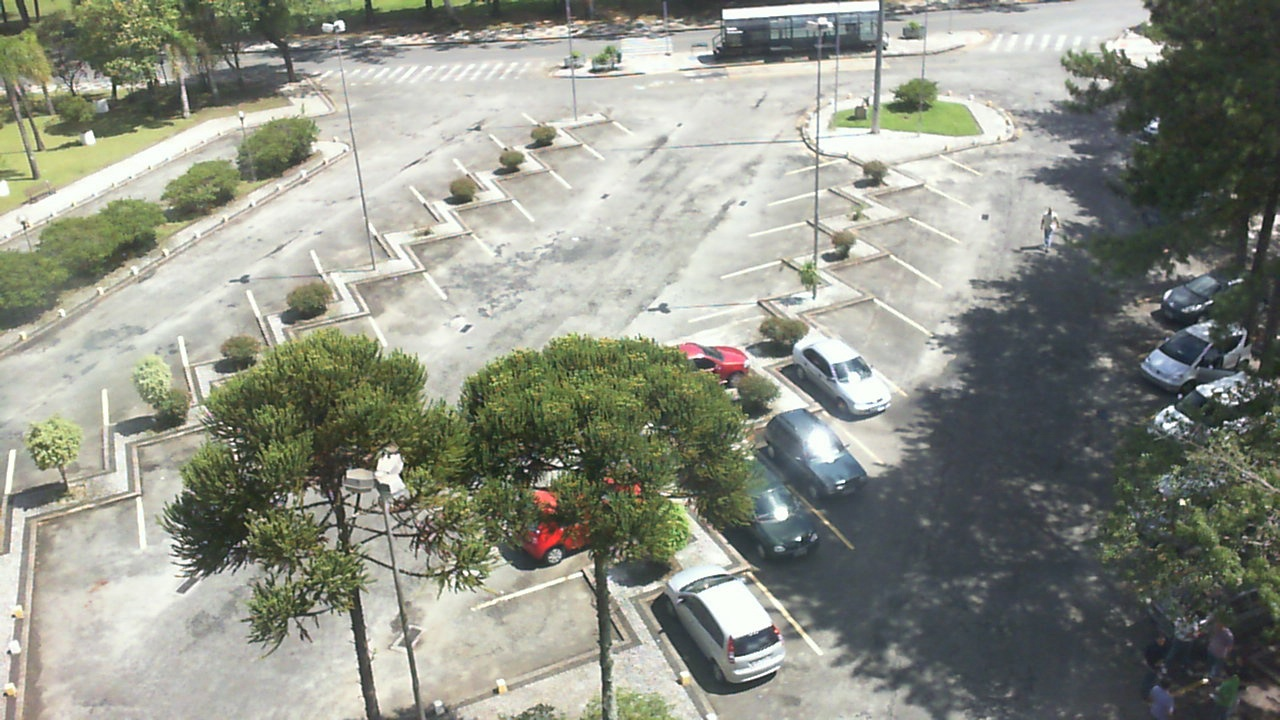
#> input picture Assignments/process_single_lot/parking1b.jpg, 1280 x 720 px
$ python process_lot.py
#> lines starting #> are read from the running program, lines starting #| are printed output that depends on the picture
"""
Spyder Editor

This is a temporary script file.

Steven Kundert, Jiaxing Liu, Prakriti Pandey
 CMPS 5443 - Data Mining - Griffin
 Assignment 5 - Occupied Parking Space Project
 Part 1 - Image Processing
 10/2/17
 This program reads an image of a parking lot and a json file associated with
 that image (converted from an xml file using lot_xml_to_json.py). The program
 loops through each parking space in the json file, extracting the min and max
 x and y values of the four points that make up each space. Then the program
 uses those four values to create a cropped image for each space and a
 histogram of that image, and saves both to files.
"""
import numpy as np
import cv2 as cv        # Must pip install opencv-python before running
from matplotlib import pyplot as plt
from json import loads

# Reads the json file and stores each space's data
# Function provided in Data Mining resources folder
def load_spaces(definition_file):
    f = open(definition_file,'r')
    spaces = loads(f.read())
    return spaces

# For a given space, find the points that make up the its quadrilateral
# Function provided in Data Mining resources folder
def extract_points(space):
    points = []
    for i in range(4):
        x = int(space['contour']['point'][i]['x'])
        y = int(space['contour']['point'][i]['y'])
        points.append((x,y))
    return points

# Creates a list of the file names to be written to. The base name is currently
# hardcoded, but should be adaptable later
def generate_filenames(space):
    basefilenames = []
    filename = '2012-12-16_12_05_07_'
    filename = filename + space['id']
    spacename = 'spaces/' + filename + '.jpg'
    histname = 'histograms/' + filename + '.csv'
    basefilenames.append(spacename)
    basefilenames.append(histname)
    return basefilenames

# Read in the image and json file associated with it. These are currently
# hardcoded, but should be adaptable later
img = cv.imread('parking1b.jpg')
#> img is the input picture: shape (720, 1280, 3); mean B, G, R 134.2, 145.1, 142.2
spaces = load_spaces('2012-12-16_12_05_07.json')
#> (reads Assignments/parking_lot_detection_pt_1/2012-12-16_12_05_07.json from the repository)

for space in spaces:
    # Get the file names
    filenames = generate_filenames(space)
    # Get the points of the space
    points = extract_points(space)

    # Find the min and max of x and y, which appear in a definite order
    # in the json file
    ymin = points[0][1]
    xmax = points[1][0]
    ymax = points[2][1]
    xmin = points[3][0]
    # Crop the space and save it to a jpg file
    crop_img = img[ymin:ymax,xmin:xmax]
    plt.imsave(filenames[0],crop_img)
    # Create a histogram for the space's image and save to a csv file
    hsv = cv.cvtColor(crop_img,cv.COLOR_BGR2HSV)
    hist = cv.calcHist([hsv], [0, 1], None, [180, 256], [0, 180, 0, 256])
    np.savetxt(filenames[1], hist, delimiter=',')
#> this loop made 28 passes
#> pass 1, `crop_img = img[ymin:ymax,xmin:xmax]`:
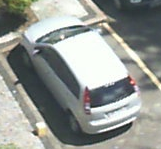
#> crop_img: shape (149, 161, 3); mean B, G, R 146.6, 151.4, 147.7
#> pass 1, `plt.imsave(filenames[0],crop_img)`:
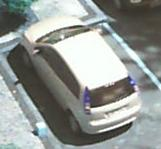
#> saved as 2012-12-16_12_05_07_1.jpg: shape (149, 161, 3); mean R, G, B 146.5, 151.4, 147.8
#> after the loop:
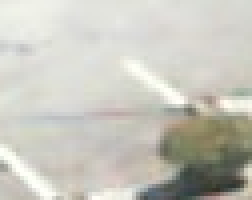
#> crop_img: shape (50, 63, 3) (shown 4 times larger); mean B, G, R 189.3, 198.4, 199.3
